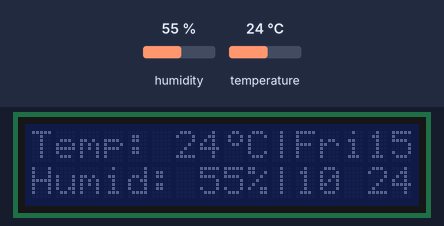
The sketch below on a simulated Arduino Uno, built with avr-gcc and run on an emulated ATmega328P. On the bench: 16×2 character LCD. Inputs (shaded band) come from the test bench; at power-on: temperature 24 °C, humidity 55 %. The local clock reads 2024-03-15 10:24:30 at power-on unless the sketch sets it.

Above: at 1.2 s.
1.3 s: temperature set to 11 °C
At 4.1 s:
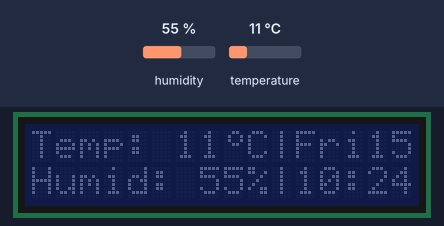
5.4 s: temperature set to 8 °C
At 8.3 s:
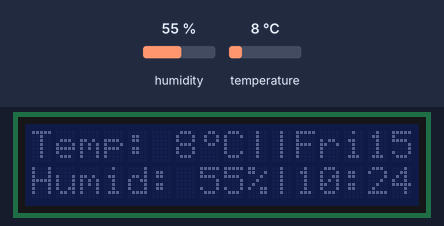
9.5 s: humidity set to 22 %
At 12.5 s:
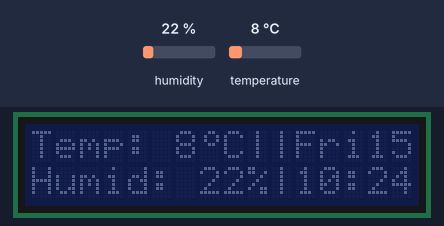
13.6 s: humidity set to 40 %
At 16.7 s:
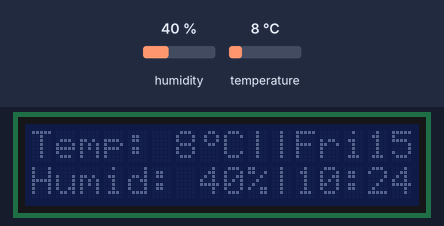
Timing chart, 0 to 18.2 s (numbered marks = the images above; inputs shaded):
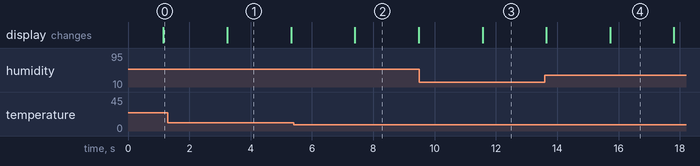

Measured:
- the behaviour switches between 10 and 9 °C on temperature (found by bisection; images 1 and 2)
- after the input at 1.3 s, the display: changes after 1.9 s (image 1)
- after the input at 5.4 s, the display: changes after 2.0 s (image 2)
- after the input at 9.5 s, the display: changes after 2.1 s (image 3)
- after the input at 13.6 s, the display: first differs from a run without the input after 2.1 s (image 4)
- what the display in image 1 shows lasts 2.1 s, from 3.2 s to 5.3 s

The sketch:

RTC_Example.ino.ino
```cpp
#include <Wire.h> // библиотека для управления устройствами по I2C
#include <LiquidCrystal_I2C.h>
#include <DHT11.h>
#include <RtcDS1302.h>
#include <ThreeWire.h>
//---------------------------------
// Config for DHT11
DHT11 dht11(2);
//config for RTC
ThreeWire myWire(3,5,6);
RtcDS1302<ThreeWire> Rtc(myWire);
//---------------------------------

LiquidCrystal_I2C lcd(0x27,16,2); // присваиваем имя lcd для дисплея 16х2

//-------------------------------------chars---------------------------------------
byte degree[] = { B00110, B01001, B01001, B00110, B00000, B00000, B00000, B00000 }; // char: °
//---------------------------------------------------------------------------------

unsigned long previousTime = 0;
int interval = 1000;
bool colonState = false;

void setup()
{

  Rtc.Begin();
  RtcDateTime compiled = RtcDateTime(__DATE__, __TIME__);

  lcd.init();
//   lcd.backlight();
  lcd.createChar(0,degree);

  //------------------------
      if (!Rtc.IsDateTimeValid())
    {
        Rtc.SetDateTime(compiled);
    }

    if (Rtc.GetIsWriteProtected())
    {
        Rtc.SetIsWriteProtected(false);
    }

    if (!Rtc.GetIsRunning())
    {
        Rtc.SetIsRunning(true);
    }

    RtcDateTime now = Rtc.GetDateTime();
    if (now < compiled)
    {
        Rtc.SetDateTime(compiled);
    }
}

void loop()
{
  if(millis() - previousTime >= interval){
    previousTime = millis();
    colonState = !colonState;
  }
  RtcDateTime now = Rtc.GetDateTime(); // время с RTC сей час

  int temperatureC = dht11.readTemperature();
  //(0 °C × 9/5) + 32 = 32 °F
  int temperatureF = temperatureC * 9/5 + 32;
  int humidity = dht11.readHumidity();
      //temperature print
      lcd.setCursor(0,0);
      lcd.print("Temp: ");
      lcd.print(temperatureC);
      lcd.write(byte(0));
      lcd.print("C|");
      //time print
      String DayOfWeek;
        switch(now.DayOfWeek()){

        case 0:
            DayOfWeek = "Sun";
            break;

        case 1:
            DayOfWeek = "Mon";
            break;

        case 2:
            DayOfWeek = "Tue";
            break;

        case 3:
            DayOfWeek = "Wed";
            break;

        case 4:
            DayOfWeek = "Thu";
            break;

        case 5:
            DayOfWeek = "Fri";
            break;

        case 6:
            DayOfWeek = "Sat";
            break;
        }
      lcd.setCursor(11,0);
      lcd.print(DayOfWeek);
      lcd.print(now.Day());
      lcd.setCursor(11, 1);
      if(now.Hour()<10){
        lcd.print("0");
        lcd.print(now.Hour());
      } else {
        lcd.print(now.Hour());
      }
      if(colonState){
        lcd.print(":");
      } else {
        lcd.print(" ");
      }
      if(now.Minute()<10){
        lcd.print("0");
        lcd.print(now.Minute());
      } else {
        lcd.print(now.Minute());
      }

      //humidity print
      lcd.setCursor(0,1);
      lcd.print("Humid: ");
      lcd.print(humidity);
      lcd.print("%|");
  delay(1000); // one sec
}
```
